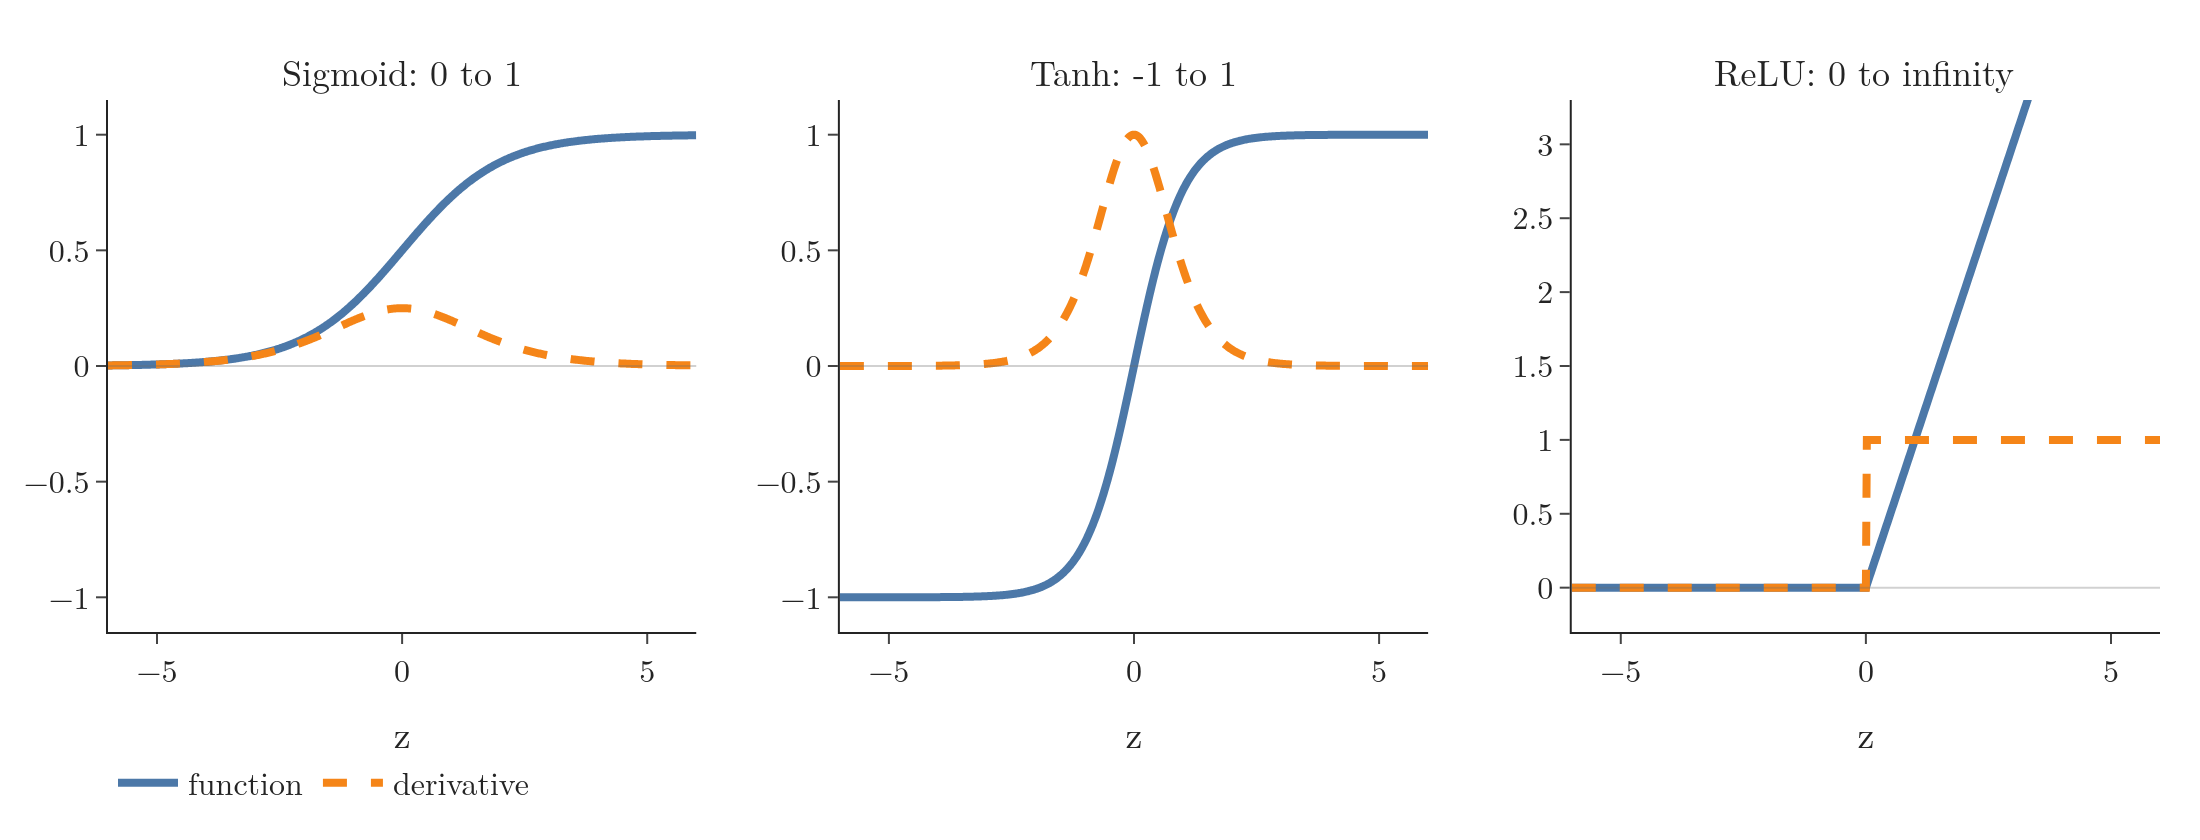

The Python source for this figure:
"""Sigmoid, tanh and ReLU (solid) with their derivatives (dashed), from the Notebook (Plotly)."""
from pathlib import Path
import pandas as pd
import plotly.graph_objects as go
from plotly.subplots import make_subplots
from common import BLUE, ORANGE, GREY, FONT

here = Path(__file__).parent
c = pd.read_csv(here.parent / "data" / "activation_curves.csv")
names = [("sigmoid", "Sigmoid: 0 to 1"), ("tanh", "Tanh: -1 to 1"), ("relu", "ReLU: 0 to infinity")]
fig = make_subplots(rows=1, cols=3, subplot_titles=[t for _, t in names], horizontal_spacing=0.07)
for i, (k, _) in enumerate(names, start=1):
    fig.add_trace(go.Scatter(x=c.z, y=c[k], name="function", line=dict(color=BLUE, width=4, simplify=False), showlegend=i == 1), 1, i)
    fig.add_trace(go.Scatter(x=c.z, y=c["d_" + k], name="derivative", line=dict(color=ORANGE, width=4, dash="dash", simplify=False),
                             showlegend=i == 1), 1, i)
    fig.add_hline(y=0, line=dict(color=GREY, width=1), row=1, col=i)
    fig.update_xaxes(title_text="z", range=[-6, 6], row=1, col=i)
fig.update_yaxes(range=[-1.15, 1.15], row=1, col=1)
fig.update_yaxes(range=[-1.15, 1.15], row=1, col=2)
fig.update_yaxes(range=[-0.3, 3.3], row=1, col=3)
fig.update_layout(template="simple_white", width=1100, height=420, font=FONT,
                  legend=dict(orientation="h", x=0.0, y=-0.22), margin=dict(l=50, r=20, t=50, b=90))
fig.update_annotations(font=dict(family=FONT["family"], size=18))
fig.write_image(here / "activations.png", scale=2)
fig.write_image(here / "activations.pdf")
